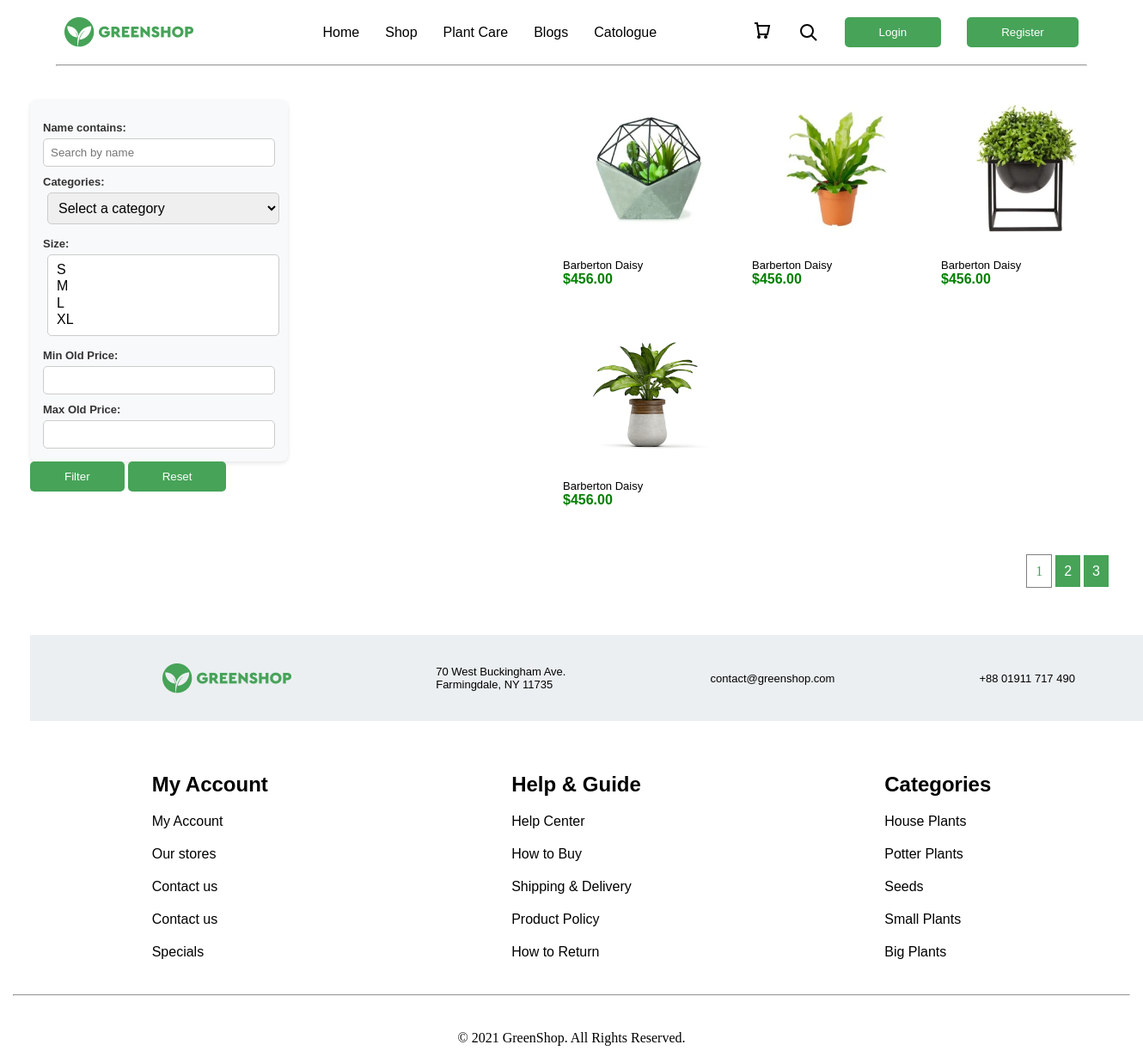
/catologue/, run on an earlier commit of the app's database.
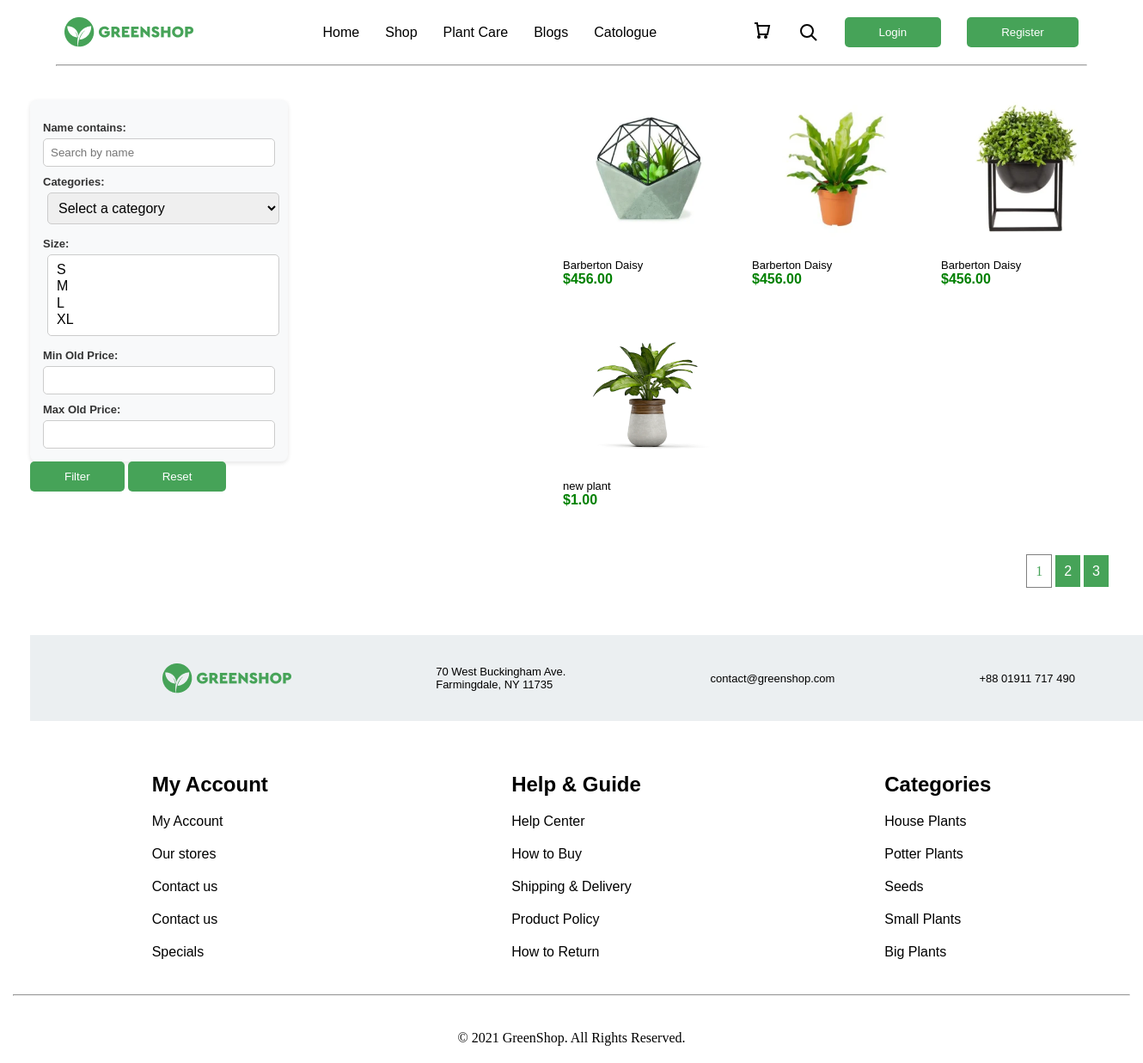
And on a later commit of the database.
### plant/models.py (models this page shows, shortened)
class TimeAbstract(models.Model):
    created_at = models.DateField('created', auto_now_add=True)
    updated_at = models.DateField('', auto_now=True)
    class Meta:
        abstract = True

class Category(TimeAbstract):
    class Meta:
        verbose_name_plural = 'categories'
        verbose_name = 'category'
    name = models.CharField(max_length=100)
    def __str__(self):
        return self.name

class Size(TimeAbstract):
    SMALL = 'small'
    MEDIUM = 'medium'
    LARGE = 'large'
    TYPES = [
        (SMALL,'small'),
        (MEDIUM, 'medium'),
        (LARGE, 'large')
    ]
    class Meta:
        verbose_name_plural = 'sizes'
        verbose_name = 'size'
    name = models.CharField(max_length=100)
    type = models.CharField(choices=TYPES, default=SMALL, max_length=50)
    def __str__(self):
        return self.name

class Plant(TimeAbstract):
    class Meta:
        verbose_name_plural = 'plants'
        verbose_name = 'plant'
    name = models.CharField(max_length=100)
    price = models.DecimalField(decimal_places=2, max_digits=10)
    short_description = models.TextField()
    sizes = models.ManyToManyField('plant.Size', related_name='plant')
    category = models.ForeignKey('plant.Category', on_delete=models.PROTECT, related_name='plant')
    tags = models.ManyToManyField('plant.Tag', related_name='plant')
    description = models.ForeignKey('plant.Description', on_delete=models.PROTECT)
    user =  models.ForeignKey('auth.User', on_delete=models.PROTECT, related_name='plants')
    @property
    def image(self):
        if self.images.first():
            return self.images.first().image
        return None

class ImagePlant(TimeAbstract):
    class Meta:
        verbose_name_plural = 'images'
        verbose_name = 'image'
    plant = models.ForeignKey('plant.Plant', on_delete=models.PROTECT, related_name='images')
    image = ResizedImageField(upload_to='plant_images/', quality=90, force_format='WEBP')

### plant/views.py (the view)
# urls.py: path('catologue/', views.Catologue.as_view(), name='catologue'),
class Catologue(ListView):
    template_name = 'catologue.html'
    context_object_name = 'plants'
    paginate_by = 4
    def get_queryset(self):
        plants = Plant.objects.all()
        self.plantfilter = PlantFilter(self.request.GET, queryset=plants)
        return self.plantfilter.qs
    def get_context_data(self, **kwargs):
        context = super().get_context_data(**kwargs)
        context['categories'] = Category.objects.all()
        context['filter'] = self.plantfilter
        return context

### templates/catologue.html (shortened to what this page needs)
{% extends 'main.html' %}
{% block content %}
    <div>
      <div class="pad-20-media col-display container container-media none-main">
      <div class="display2 container pad-20">
          {% include 'companents/filter.html' %}
            <div class="card-plant display-plant media-container">
              {% for plant in plants %}
                <a href="{% url 'detail_plant' plant.id %}">
                  <div>
                    <img class="card" src="{{ plant.image.url }}" alt="" />
                    <p>{{ plant.name }}</p>
                    <h4 class="green">${{ plant.price }}</h4>
                  </div>
                </a>
              {% endfor %}
            </div>
          </div>
            <div class="paginations">
              {% include 'companents/pagination.html' %}
            </div>
{% endblock content %}

### templates/main.html (shortened to what this page needs)
{% load static %}
<!DOCTYPE html>
<html lang="en">
<head>
    <link rel="stylesheet" href="{% static 'css/main.css' %}">
    <link rel="stylesheet" href="{% static 'css/meda.css' %}">
    <link rel="stylesheet" href="https://cdnjs.cloudflare.com/ajax/libs/font-awesome/6.6.0/css/all.min.css" />
</head>
<body>
    {% include 'companents/navbar.html' %}
    {% block content %}
    {% endblock content %}
    {% include 'companents/footer.html' %}
</body>
</html>

### templates/companents/navbar.html (shortened to what this page needs)
<section class="display nav-land pad-20">
  <div>
    <div class="logo"></div>
  </div>
  <div>
    <ul class="display-gap">
      <li>
        <a href="/">Home</a>
      </li>
      <li>
        <a href="{% url "catologue" %}">Shop</a>
      </li>
      <li>
        <a href="">Plant Care</a>
      </li>
      <li>
        <a href="{% url "blogs" %}">Blogs</a>
      </li>
      <li>
        <a href="{% url "catologue" %}">Catologue</a>
      </li>
    </ul>
  </div>
  <div class="display-gap">
    <a href="{% url "cart" %}"><svg id="cart-icon" xmlns="http://www.w3.org/2000/svg" width="24" height="24" viewBox="0 0 24 24">
      <path fill="none" stroke="black" stroke-width="2"
          d="M3 3H6L8 16H18L20 6H6M8 20A1 1 0 1 1 8 18A1 1 0 0 1 8 20ZM16 20A1 1 0 1 1 16 18A1 1 0 0 1 16 20Z"/>
  </svg>
  </a>
    <div class="search-container">
      <svg id="search-icon" xmlns="http://www.w3.org/2000/svg" width="24" height="24" viewBox="0 0 24 24">
          <path fill="none" stroke="black" stroke-width="2" d="M15 15L21 21M17 10A7 7 0 1 1 3 10A7 7 0 0 1 17 10Z"/>
      </svg>
  </div>
    {% if user.is_authenticated %}
      {% comment %} <a href="{% url 'logout' %}">Logout</a> {% endcomment %}
      <a href="{% url "profile" %}"><svg id="user-icon" xmlns="http://www.w3.org/2000/svg" width="24" height="24" viewBox="0 0 24 24">
        <path fill="none" stroke="black" stroke-width="2"
        d="M12 12A5 5 0 1 1 12 2A5 5 0 0 1 12 12ZM2 22C2 17.58 5.58 14 10 14H14C18.42 14 22 17.58 22 22"/>
      </svg></a>
      <a href="{% url 'work' %}">Workspace</a>
      <a href="{% url "cart" %}">Basket</a>
      <form action="{% url 'logout' %}" method="post" style="display:inline;">
        {% csrf_token %}
        <button type="submit">Logout</button>
      </form>
    {% else %}
      <button id="openModalBtn1">Login</button>
      <button id="openModalBtn">Register</button>
    {% endif %}
</section>
<center>
  <hr class="" />
</center>

### templates/companents/filter.html
<div class="col-display container">
    <form method="get">
        <div class="for-id">
            <div class="filter-form">
                <div class="for-label">
                    {{ filter.form.as_p }}
                </div>
            </div>
        </div>
        <button type="submit" class="btn filter-menu-button">Filter</button>
        <button type="reset" class="btn filter-menu-button"><a class="white" href="/">Reset</a></button>
    </form>
</div>

### templates/companents/pagination.html
<div class="pagination">
    <span class="step-links">
        {% for num in page_obj.paginator.page_range %}
            {% if page_obj.number == num %}
                <span class="current">{{ num }}</span>
            {% else %}
                <a href="?page={{ num }}{% for key, value in request.GET.items %}{% if key != 'page' %}&{{ key }}={{ value }}{% endif %}{% endfor %}">{{ num }}</a>
            {% endif %}
        {% endfor %}
    </span>
</div>

### templates/companents/footer.html
{% block content %}
  <div class="pad-20">
    <div class="container footer display5 text-center-m">
      <div class="marg-left-20 text-end logo"></div>
      <div>
        <p>
          70 West Buckingham Ave.
          <br />Farmingdale, NY 11735
        </p>
      </div>
      <div>
        <p>contact@greenshop.com</p>
      </div>
      <div>
        <p>+88 01911 717 490</p>
      </div>
    </div>
  </div>
  <div class="container pad-20 display5 text-center-m">
    <div class="col-display-m">
      <h2>My Account</h2>
      <a href="">My Account</a>
      <a href="">Our stores</a>
      <a href="">Contact us</a>
      <a href="">Contact us</a>
      <a href="">Specials</a>
    </div>
    <div class="col-display-m">
      <h2>Help & Guide</h2>
      <a href="">Help Center</a>
      <a href="">How to Buy</a>
      <a href="">Shipping & Delivery</a>
      <a href="">Product Policy</a>
      <a href="">How to Return</a>
    </div>
    <div class="col-display-m">
      <h2>Categories</h2>
      {% for category in categories|slice:':5' %}
        <a href="">{{ category.name }}</a>
      {% endfor %}
    </div>
  </div>
  <hr class="max-width">
  <div class="pad-20">
    <center>
        © 2021 GreenShop. All Rights Reserved.
    </center>
  </div>
{% endblock %}

### static/static_dirs/css/main.css (style rules this page uses)
* { margin: 0; box-sizing: border-box; }
hr { color: rgb(225, 130, 130, 0.3); width: 1200px; text-align: center; height: 1px; }
.marg-left-20 { margin-left: 70px; }
.container { width: 1300px; margin: 0 auto; }
.container-media { width: 1300px; margin: 0 auto; }
.pad-20 { padding: 20px; }
.text-end { text-align: end; }
.col-display { display: flex; flex-direction: column; gap: 20px; }
.col-display-m { display: flex; flex-direction: column; gap: 20px; }
.logo { background-image: url(../images/logo.png); background-position: center; background-repeat: no-repeat; background-size: cover; width: 150px; height: 35px; }
.display { display: flex; justify-content: space-around; align-items: center; }
.display2 { display: flex; justify-content: space-around; align-items: center; }
.display5 { display: flex; justify-content: space-around; align-items: center; }
.display-plant { display: grid; grid-template-columns: repeat(3, 1fr); gap: 20px; }
.display-gap { display: flex; gap: 30px; align-items: center; }
.card { padding: 20px 20px; background-color: #ffffff; }
img { max-width: 200px; max-height: 200px; }
ul, li, a { text-decoration: none; font-family: Cera Pro, sans-serif; color: black; list-style: none; }
p { font-family: Cera Pro, sans-serif; font-size: 13px; }
h4 { font-family: Cera Pro, sans-serif; }
span { color: #46A358; }
h2 { font-family: Cera Pro, sans-serif; }
button { background-color: #46A358; padding: 10px 40px; border: none; border-radius: 5px; color: white; }
.forms input, select { width: 100%; margin: 5px; padding: 10px; border: 1px solid #ddd; border-radius: 5px; font-size: 16px; outline: none; transition: border-color 0.3s; }
.formss input, select { width: 100%; margin: 5px; padding: 10px; border: 1px solid #ddd; border-radius: 5px; font-size: 16px; outline: none; transition: border-color 0.3s; }
.green { color: green; }
.paginations { text-align: end; padding: 20px; margin: 5px; }
.step-links a { padding: 10px; background-color: #46A358; color: white; }
.step-links span { padding: 10px; border: 1px solid gray; }
.white { color: white; }
.footer { background-color: rgb(235, 239, 241); height: 100px; }
.max-width { width: 100%; }
.search-container { position: relative; display: flex; align-items: center; }
#search-icon { cursor: pointer; transition: transform 0.2s; }
.filter-form { background: #f8f9fa; padding: 15px; border-radius: 8px; box-shadow: 0 2px 5px rgba(0, 0, 0, 0.1); max-width: 300px; }
.filter-form label { font-weight: bold; margin-top: 10px; display: block; color: #333; }
.filter-form input, .filter-form select, .filter-form button { width: 100%; padding: 8px; margin-top: 5px; border: 1px solid #ccc; border-radius: 5px; }
.filter-form select[multiple] { height: auto; }

What changed in the data, as far as the page shows it:
changed Plant: name "Barberton Daisy" → "new plant"; price "456.00" → "1.00"
